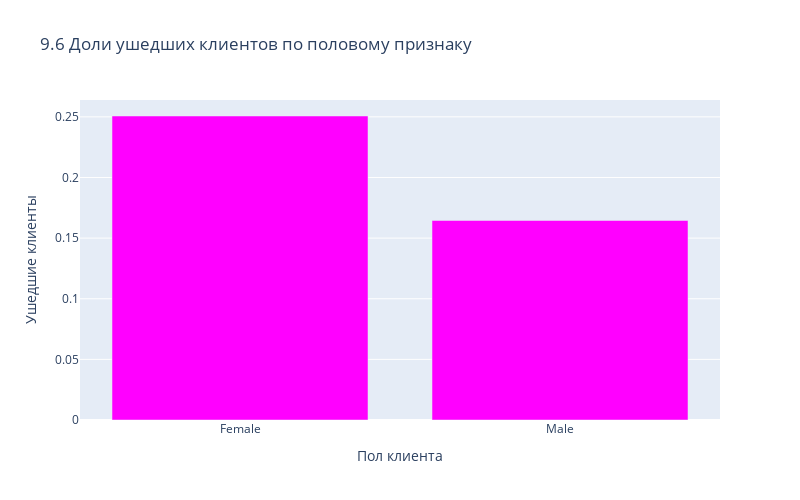

Source (notebook cell):
### Markdown cell above
___
9.6. Кто чаще уходит, мужчины или женщины? Постройте график, который иллюстрирует это.

*Подсказка*

Процент ушедших клиентов в каждой группе можно рассчитать как среднее по столбцу Exited (так как 1 — это ушедшие клиенты, а 0 — лояльные, среднее арифметическое по столбцу обозначает долю ушедших клиентов).

*Решение*

### Code cell
# Формируем данные для диаграммы
exit_by_gender = churn_data.groupby(['Gender'])['Exited'].mean()     # Доля ушедших клиентов по половому признаку

# Формируем и выводим столбчатую диаграмму
fig = px.bar(
    data_frame=exit_by_gender ,                                      # Набор данных для диаграммы
    x=exit_by_gender.index,                                          # Данные по оси х
    y='Exited',                                                      # Столбец с данными по оси у
    height=500,                                                      # высота диаграммы
    width=800,                                                       # Ширина диаграммы
    title='9.6 Доли ушедших клиентов по половому признаку',          # Заголовок диаграммы
    color_discrete_sequence = ['fuchsia'],                           # Цветовая гамма диаграммы
)
fig.update_xaxes(title_text='Пол клиента')                            # Название оси x
fig.update_yaxes(title_text='Ушедшие клиенты')                        # Название оси y
#fig.write_image('Images/9.6.png')                                    # Сохранение графика в папку Images
fig.show()                                                            # Вывод графика на экран
#print(exit_by_gender)                                                # Вывод на экран доли ушедших клиентов в числовом формате

### Figure 1 — Plotly figure (JSON) as saved in the notebook; plotly's stock layout.template omitted (floating-point values rounded to 4 significant figures)
{"data": [{"alignmentgroup": "True", "hovertemplate": "Gender=%{x}<br>Exited=%{y}<extra></extra>", "legendgroup": "", "marker": {"color": "fuchsia", "pattern": {"shape": ""}}, "name": "", "offsetgroup": "", "orientation": "v", "showlegend": false, "textposition": "auto", "type": "bar", "x": ["Female", "Male"], "xaxis": "x", "y": [0.2507, 0.1646], "yaxis": "y"}], "layout": {"barmode": "relative", "height": 500, "legend": {"tracegroupgap": 0}, "title": {"text": "9.6 Доли ушедших клиентов по половому признаку"}, "width": 800, "xaxis": {"anchor": "y", "domain": [0, 1], "title": {"text": "Пол клиента"}}, "yaxis": {"anchor": "x", "domain": [0, 1], "title": {"text": "Ушедшие клиенты"}}}}
